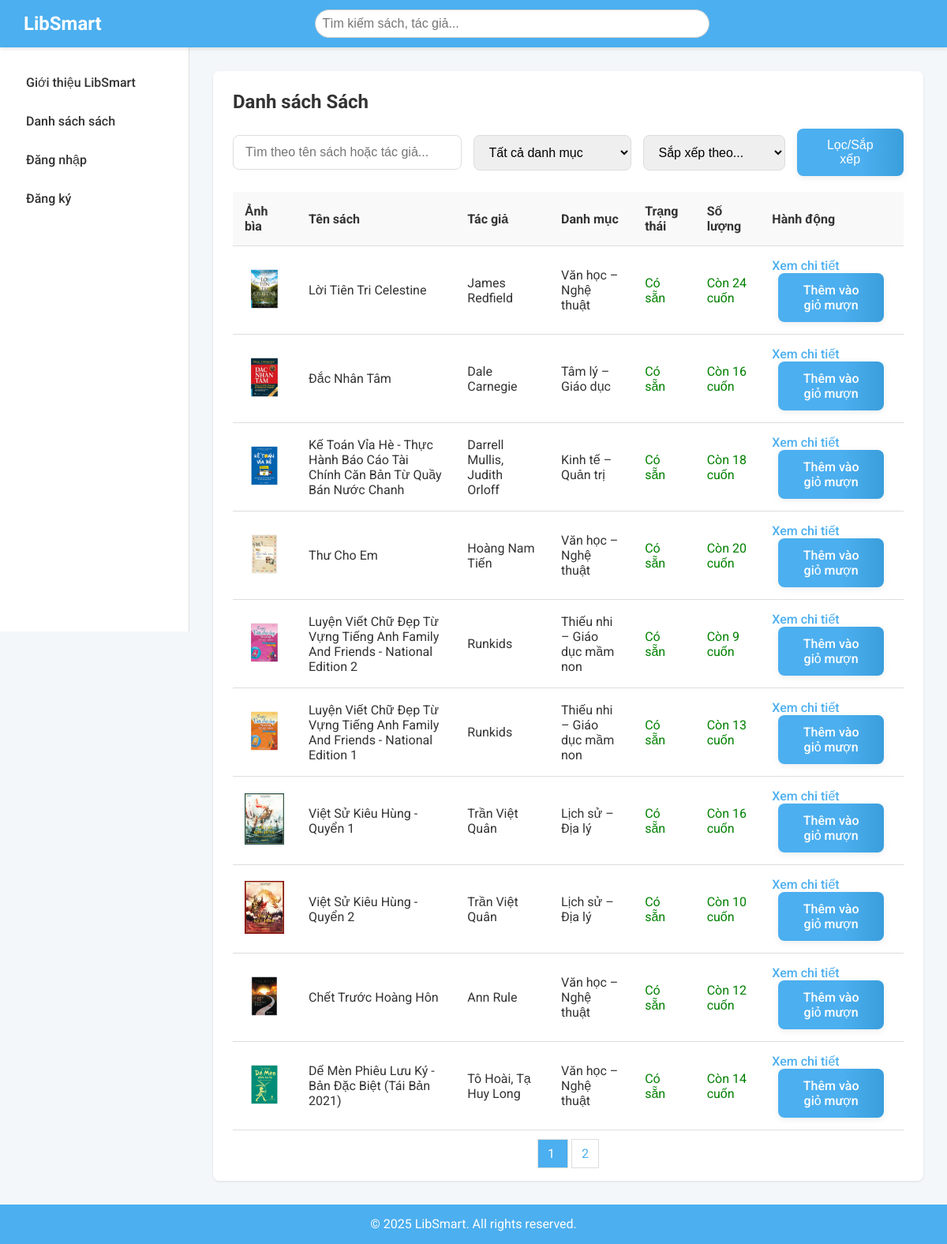
/index.php?action=home, run on the app's committed database.
### tables this page shows
CREATE TABLE IF NOT EXISTS `books` (
  `id` int NOT NULL AUTO_INCREMENT,
  `title` varchar(255) NOT NULL,
  `author` varchar(100) NOT NULL,
  `category_id` int DEFAULT NULL,
  `description` text,
  `published_year` int DEFAULT NULL,
  `image` varchar(255) DEFAULT NULL,
  `content` text,
  `created_at` timestamp NULL DEFAULT CURRENT_TIMESTAMP,
  `updated_at` timestamp NULL DEFAULT CURRENT_TIMESTAMP ON UPDATE CURRENT_TIMESTAMP,
  `quantity` int NOT NULL DEFAULT '1',
  PRIMARY KEY (`id`),
  KEY `category_id` (`category_id`),
  CONSTRAINT `books_ibfk_1` FOREIGN KEY (`category_id`) REFERENCES `categories` (`id`) ON DELETE SET NULL
);

CREATE TABLE IF NOT EXISTS `categories` (
  `id` int NOT NULL AUTO_INCREMENT,
  `name` varchar(100) NOT NULL,
  `description` text,
  PRIMARY KEY (`id`),
  UNIQUE KEY `name` (`name`)
);

### controllers/AuthController.php (called while the page is built, shortened)
<?php
class AuthController {
    public static function home() {
        require_once __DIR__ . '/../models/Book.php';
        $page = isset($_GET['page']) ? max(1, intval($_GET['page'])) : 1;
        $limit = 10;
        $search = isset($_GET['search']) ? trim($_GET['search']) : '';
        $category_id = isset($_GET['category_id']) && is_numeric($_GET['category_id']) ? intval($_GET['category_id']) : null;
        $sort = isset($_GET['sort']) ? $_GET['sort'] : '';
        $paged = \Book::getPaged(($page-1)*$limit, $limit, $search, $category_id, $sort);
        $books = $paged['books'];
        $total = $paged['total'];
        $totalPages = ceil($total / $limit);
        include __DIR__ . '/../views/auth/home.php';
    }
}

### models/Book.php (called while the page is built, shortened)
<?php
require_once __DIR__ . '/../config/db.php';
class Book {
    public static function getPaged($offset, $limit, $search = '', $category_id = null, $sort = '', $author = '') {
        global $conn;
        $where = "1";
        $params = [];
        $types = '';
        $order = "books.id DESC";
        $sql = "SELECT books.*, categories.name AS category_name FROM books LEFT JOIN categories ON books.category_id = categories.id WHERE $where ORDER BY $order LIMIT ?, ?";
        $params_page = $params;
        $types_page = $types;
        $params_page[] = $offset;
        $params_page[] = $limit;
        $types_page .= 'ii';
        $stmt = $conn->prepare($sql);
        $stmt->bind_param($types_page, ...$params_page);
        $stmt->execute();
        $result = $stmt->get_result();
        $books = $result->fetch_all(MYSQLI_ASSOC);
        foreach ($books as &$book) {
            $book['is_available'] = self::isAvailable($book['id']);
        }
        $sql_count = "SELECT COUNT(*) as total FROM books LEFT JOIN categories ON books.category_id = categories.id WHERE $where";
        $stmt_count = $conn->prepare($sql_count);
        $stmt_count->execute();
        $result_count = $stmt_count->get_result();
        $total = $result_count->fetch_assoc()['total'];
        return ['books' => $books, 'total' => $total];
    }
    public static function isAvailable($book_id) {
        global $conn;
        $stmt = $conn->prepare("SELECT quantity FROM books WHERE id = ?");
        $stmt->bind_param("i", $book_id);
        $stmt->execute();
        $result = $stmt->get_result();
        $row = $result->fetch_assoc();
        return ($row && $row['quantity'] > 0);
    }
}

### views/auth/home.php (the view, shortened to what this page needs)
<?php require_once __DIR__ . '/../partials/header.php'; ?>
<div class="content-card">
    <div class="content-header">
        <h2>Danh sách Sách</h2>
    </div>
    <form method="get" action="index.php" class="filter-form" style="margin-bottom: 20px; display: flex; gap: 15px; align-items: center;">
        <input type="text" name="search" class="form-control" placeholder="Tìm theo tên sách hoặc tác giả..." value="<?php echo htmlspecialchars($search ?? ''); ?>" style="width: 300px;">
        <select name="category_id" class="form-control" style="width: 200px;">
            <option value="">Tất cả danh mục</option>
        </select>
        <select name="sort" class="form-control" style="width: 180px;">
            <option value="">Sắp xếp theo...</option>
        </select>
        <button type="submit" class="btn btn-primary">Lọc/Sắp xếp</button>
    </form>
    <table class="data-table">
        <thead>
            <tr>
                <th>Ảnh bìa</th>
                <th>Tên sách</th>
                <th>Tác giả</th>
                <th>Danh mục</th>
                <th>Trạng thái</th>
                <th>Số lượng</th>
                <th>Hành động</th>
            </tr>
        </thead>
        <tbody>
            <?php if (!empty($books)): ?>
                <?php foreach ($books as $book): ?>
                    <tr>
                        <td>
                            <?php if ($book['image']): ?>
                                <img src="../public/uploads/<?php echo htmlspecialchars($book['image']); ?>" alt="<?php echo htmlspecialchars($book['title']); ?>" width="50">
                            <?php endif; ?>
                        </td>
                        <td><?php echo htmlspecialchars($book['title']); ?></td>
                        <td><?php echo htmlspecialchars($book['author']); ?></td>
                        <td><?php echo htmlspecialchars($book['category_name'] ?? 'N/A'); ?></td>
                        <td>
                            <?php if ($book['is_available']): ?>
                                <span style="color: green;">Có sẵn</span>
                            <?php else: ?>
                                <span style="color: red;">Đã mượn</span>
                            <?php endif; ?>
                        </td>
                        <td>
                            <?php if ($book['quantity'] <= 0): ?>
                                <span style="color: red; font-weight: bold;">Hết sách</span>
                            <?php else: ?>
                                <span style="color: green;">Còn <?php echo htmlspecialchars($book['quantity']); ?> cuốn</span>
                            <?php endif; ?>
                        </td>
                        <td class="action-buttons">
                            <a href="index.php?action=book_detail&id=<?php echo $book['id']; ?>">Xem chi tiết</a>
                            <?php if ($book['is_available']): ?>
                                <a href="index.php?action=add_to_cart&book_id=<?php echo $book['id']; ?>" class="btn btn-primary" style="margin-left: 8px;">Thêm vào giỏ mượn</a>
                            <?php endif; ?>
                        </td>
                    </tr>
                <?php endforeach; ?>
            <?php else: ?>
                <tr>
                    <td colspan="7">Không tìm thấy sách nào.</td>
                </tr>
            <?php endif; ?>
        </tbody>
    </table>
    <div class="pagination" style="margin-top: 20px; text-align: center;">
        <?php if (isset($totalPages) && $totalPages > 1): ?>
            <?php for ($i = 1; $i <= $totalPages; $i++): ?>
                <a href="index.php?action=home&page=<?php echo $i; ?><?php echo isset($search) ? '&search=' . urlencode($search) : ''; ?><?php echo isset($category_id) ? '&category_id=' . $category_id : ''; ?><?php echo isset($sort) ? '&sort=' . urlencode($sort) : ''; ?>" style="padding: 8px 12px; margin: 0 2px; border: 1px solid #ddd; <?php echo ($i == $page) ? 'background-color: #4CAFEF; color: white;' : ''; ?>">
                    <?php echo $i; ?>
                </a>
            <?php endfor; ?>
        <?php endif; ?>
    </div>
</div>
<?php require_once __DIR__ . '/../partials/footer.php'; ?>

### public/style.css (style rules this page uses)
:root { --primary-color: #4CAFEF; --primary-color-dark: #3a9edc; --light-hover-color: #f0f8ff; --white-color: #ffffff; --text-color: #333; --border-color: #ddd; --shadow-color: rgba(0, 0, 0, 0.1); }
* { margin: 0; padding: 0; box-sizing: border-box; }
body { font-family: 'Roboto', sans-serif; background-color: #f4f7fa; color: var(--text-color); display: flex; flex-direction: column; min-height: 100vh; }
a { text-decoration: none; color: var(--primary-color); }
.content-card { background-color: var(--white-color); padding: 25px; border-radius: 8px; box-shadow: 0 1px 3px var(--shadow-color); }
.content-header { display: flex; justify-content: space-between; align-items: center; margin-bottom: 20px; }
.data-table { width: 100%; border-collapse: collapse; }
.data-table th, .data-table td { padding: 15px; text-align: left; border-bottom: 1px solid var(--border-color); }
.data-table th { font-weight: 700; background-color: #f9f9f9; }
.action-buttons a { margin-right: 10px; font-weight: 500; }
.form-control { width: 100%; padding: 12px 15px; border: 1px solid var(--border-color); border-radius: 8px; font-size: 16px; transition: border-color 0.3s ease; }
.btn { padding: 12px 25px; border: none; border-radius: 8px; font-size: 16px; font-weight: 500; cursor: pointer; transition: background 0.3s, color 0.3s, box-shadow 0.3s; text-align: center; display: inline-block; background: var(--gray-light); color: var(--primary-color); box-shadow: 0 2px 8px rgba(0,0,0,0.04); }
.btn-primary { background: linear-gradient(90deg, var(--primary-color) 60%, var(--primary-color-dark) 100%); color: var(--white-color); box-shadow: 0 2px 8px rgba(0,0,0,0.08); }

### data on the page
books: image (picture), title "Lời Tiên Tri Celestine", author "James Redfield", category.name "Văn học – Nghệ thuật", quantity "24"
books: image (picture), title "Đắc Nhân Tâm", author "Dale Carnegie", category.name "Tâm lý – Giáo dục", quantity "16"
books: image (picture), title "Kế Toán Vỉa Hè - Thực Hành Báo Cáo Tài Chính Căn Bản Từ Quầy Bán Nước Chanh", author "Darrell Mullis, Judith Orloff", category.name "Kinh tế – Quản trị", quantity "18"
books: image (picture), title "Thư Cho Em", author "Hoàng Nam Tiến", category.name "Văn học – Nghệ thuật", quantity "20"
books: image (picture), title "Luyện Viết Chữ Đẹp Từ Vựng Tiếng Anh Family And Friends - National Edition 2", author "Runkids", category.name "Thiếu nhi – Giáo dục mầm non", quantity "9"
books: image (picture), title "Luyện Viết Chữ Đẹp Từ Vựng Tiếng Anh Family And Friends - National Edition 1", author "Runkids", category.name "Thiếu nhi – Giáo dục mầm non", quantity "13"
books: image (picture), title "Việt Sử Kiêu Hùng - Quyển 1", author "Trần Việt Quân", category.name "Lịch sử – Địa lý", quantity "16"
books: image (picture), title "Việt Sử Kiêu Hùng - Quyển 2", author "Trần Việt Quân", category.name "Lịch sử – Địa lý", quantity "10"
books: image (picture), title "Chết Trước Hoàng Hôn", author "Ann Rule", category.name "Văn học – Nghệ thuật", quantity "12"
books: image (picture), title "Dế Mèn Phiêu Lưu Ký - Bản Đặc Biệt (Tái Bản 2021)", author "Tô Hoài, Tạ Huy Long", category.name "Văn học – Nghệ thuật", quantity "14"
